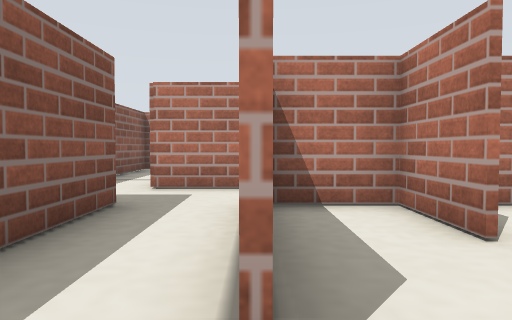
view 1 (above)

24 first-person views from a walk through a world built for the Player/Stage simulator. The camera is 0.08 m above the floor, tilts 2° down and sees 70° across. Floor lines are 1 m apart. The floor is counted in squares, 0.1 m on a side. Each view is taken from the middle of a square. On the plan, view 1 faces up. The plan holds only what a view shows up to about 11 squares ahead; the rest is blank. The robots in the file are not drawn.

view 2
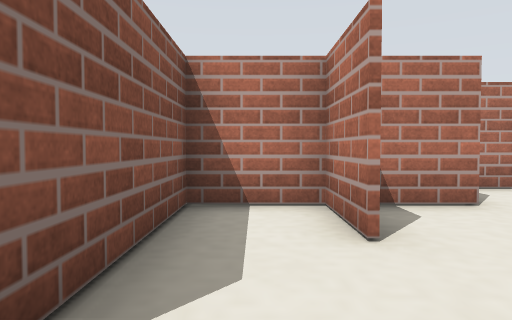

view 3
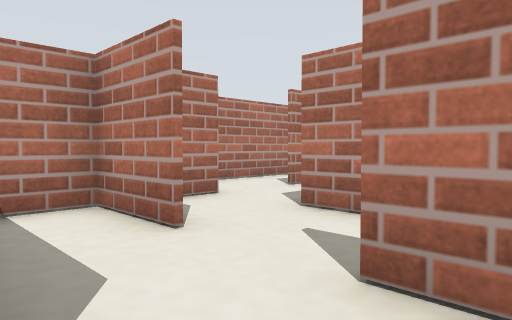

view 4
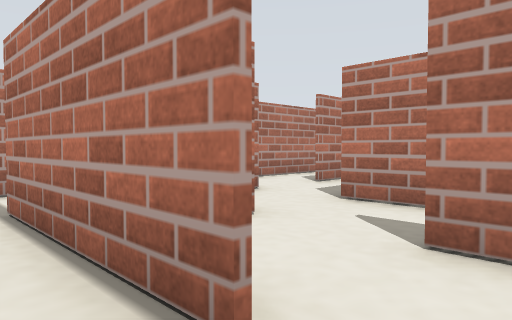

view 5
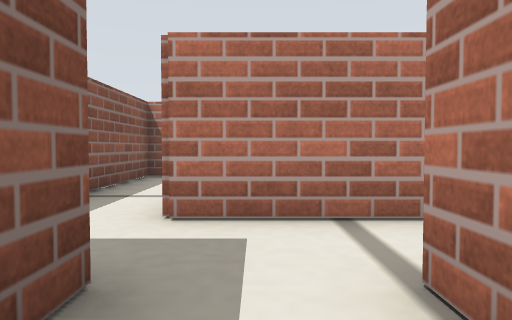

view 6
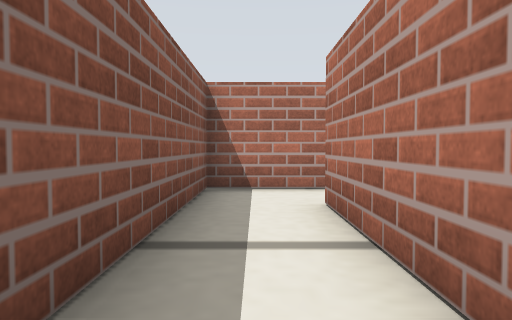

view 7
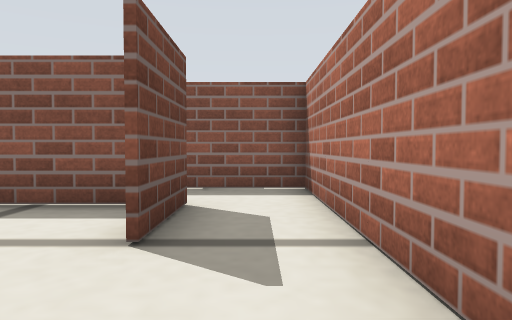

view 8
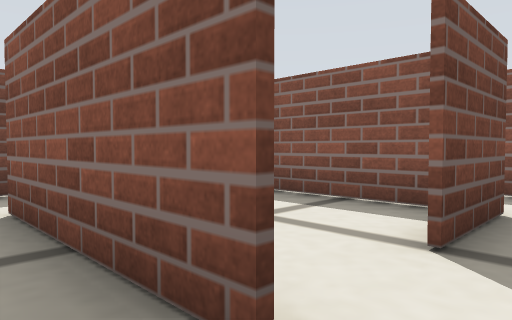

view 9
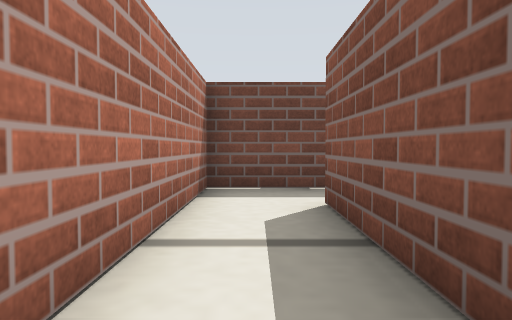

view 10
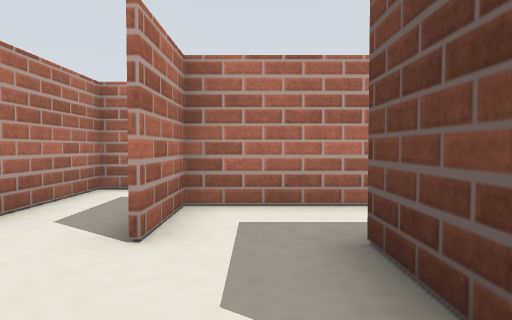

view 11
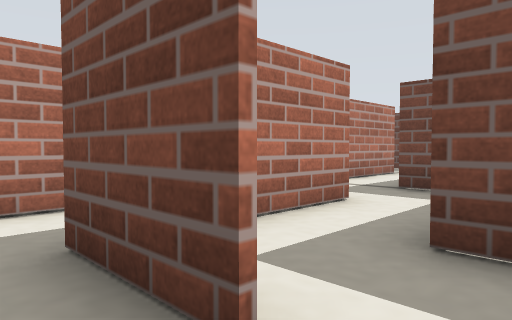

view 12
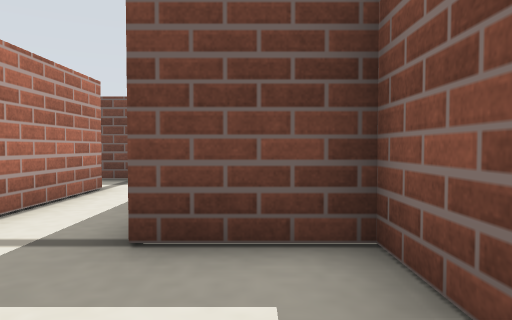

view 13
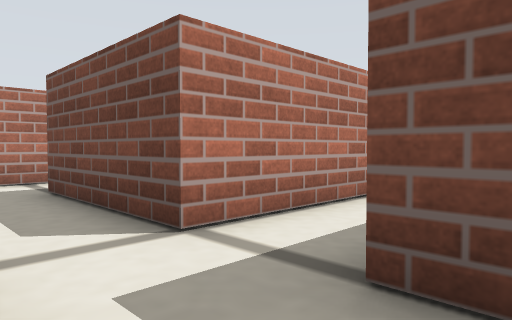

view 14
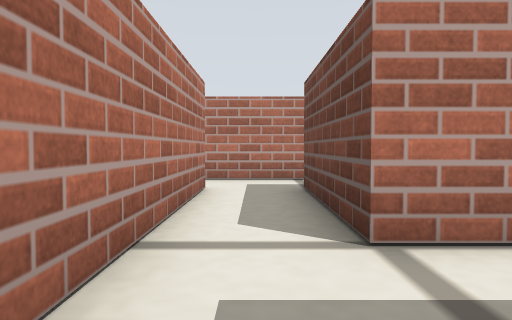

view 15
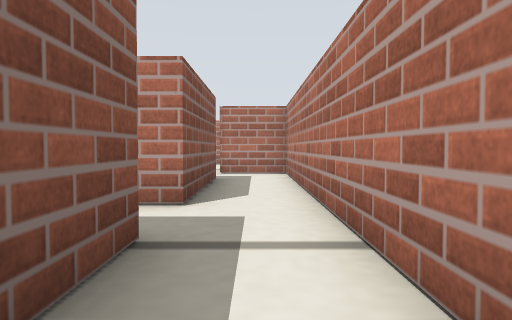

view 16
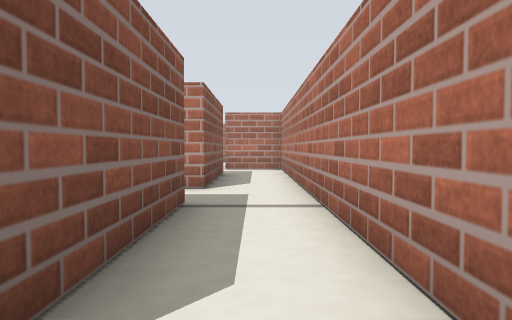

view 17
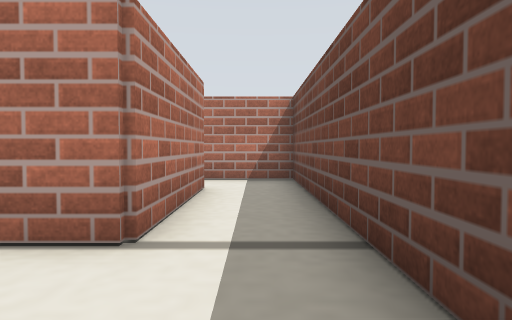

view 18
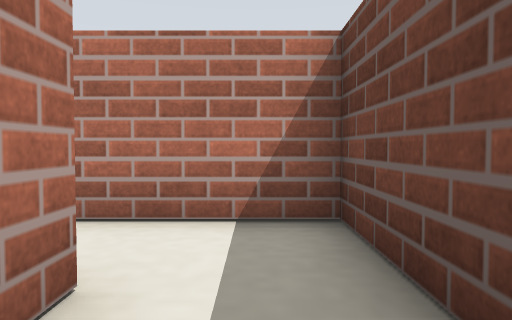

view 19
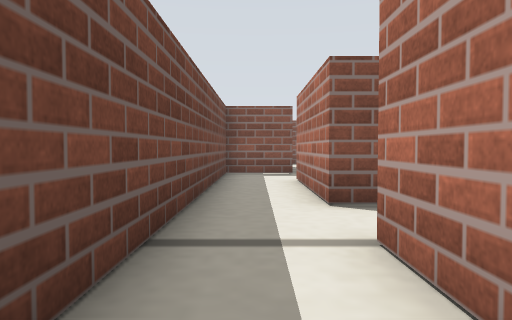

view 20
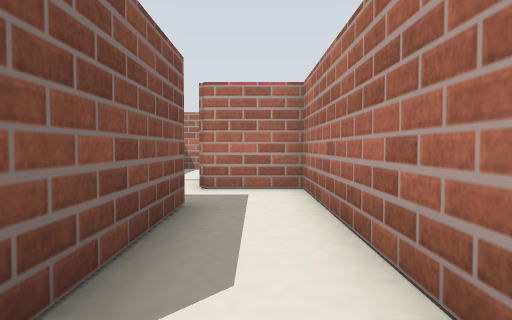

view 21
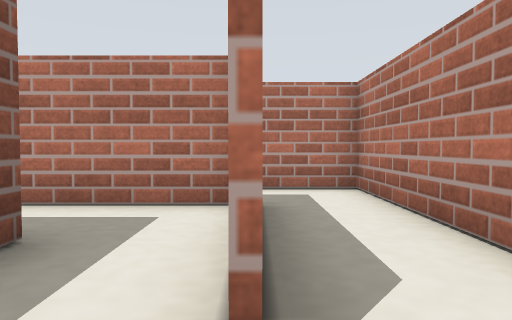

view 22
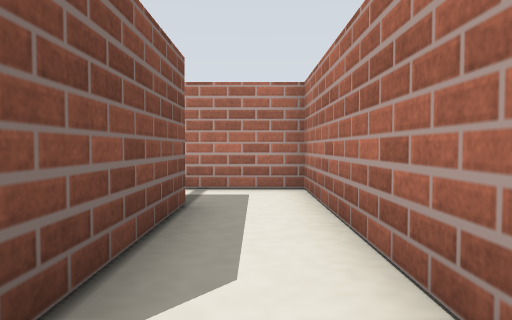

view 23
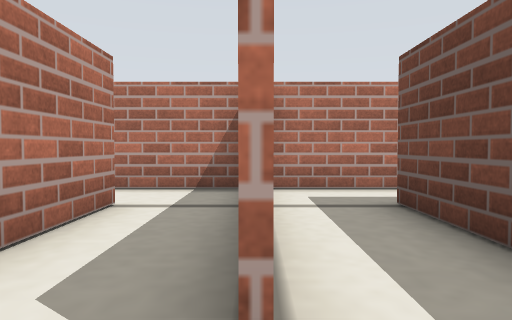

view 24
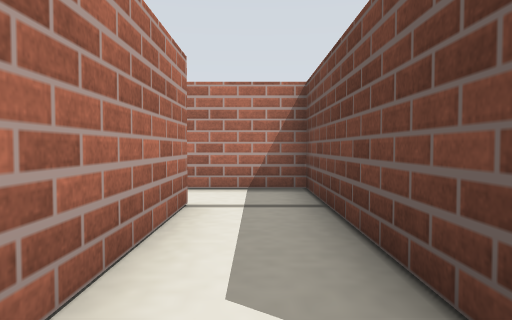

### Floor plan
Points are (right, up) in squares from view 1. A wall is a line through its corners. A room is listed if a view was taken in it or the views show most of it. See-through windows are left out.
Room 1 (views 1, 2, 3)
walls: (1.9, 3) (1.9, 5); (1.9, 0.2) (1.9, 1.1); (2.1, 5) (0.1, 5) (0.1, 1.2)
ways out: opening at (0, 0.5) to room 2; opening at (2, 2.5) to room 3
Room 2 (views 4, 5, 6, 7, 8, 9)
walls: (0.9, 7) (-2.1, 7); (-2, 7.2) (-2, 11) (0.1, 11); (-1.9, 10.2) (-1.9, 7.5); (1.6, 5.1) (3.9, 5.1) (3.9, 10.8); (-1.9, 5.1) (-1.9, 2.8); (2, 11.1) (2, 6.9); (1.8, 12.9) (-3.9, 12.9) (-3.9, 7.2); (0, 1) (0, 5.1)
ways out: opening at (0, 0.5) to room 1
Room 3 (views 10, 11, 12, 13, 14)
walls: (7.9, 1) (7.9, 5) (6, 5); (6, 0.8) (6, -0.9) (8.1, -0.9); (9.4, 1) (8.2, 1); (4.2, 3.1) (6.1, 3.1); (3.9, 1.8) (3.9, 3.1); (6, 5.1) (8.1, 5.1); (9.9, 4.4) (9.9, 7) (5.2, 7); (4.1, 5) (2.1, 5); (9.9, -2.6) (9.9, -0.9)
ways out: opening at (2, 2.5) to room 1; opening at (10.5, -2.2) to room 6
Room 4 (views 15, 16, 18, 19)
walls: (14.1, -5) (9.9, -5); (14, -3.6) (14, -4.6); (10.4, -6.9) (15.9, -6.9) (15.9, -3.4)
Room 5 (view 17)
walls: (2, -4.9) (2, -6.9) (9.4, -6.9); (8, -4.2) (8, -5) (4.1, -5); (9.9, -5) (9.9, -3.6)
Room 6 (views 20, 21, 22)
walls: (11.9, 3.2) (11.9, 7.6); (9.9, -0.9) (14, -0.9) (14, -3.6); (14, 5.1) (14, 1) (9.4, 1); (10, 7.1) (10, 3.4); (9.9, -3.6) (9.9, -2.6); (15.9, -3.4) (15.9, 7) (13.9, 7); (9.4, -6.9) (10.4, -6.9)
ways out: opening at (10.5, -2.2) to room 3; opening at (12, 7) to room 7
Room 7 (views 23, 24)
walls: (10.1, 10.9) (6.2, 10.9); (6.2, 9) (12, 9) (9.6, 9); (7.8, 7.1) (10, 7.1); (11.9, 7.6) (11.9, 11.8)
ways out: opening at (12, 7) to room 6; opening at (12, 11)

Positions as (right, up) in squares from view 1, and headings:
1: (0, 0), facing up
2: (1, 0), facing up
3: (0, 0), facing up-right
4: (-1, 0), facing up-right
5: (-1, 3), facing up
6: (-3, 6), facing up
7: (3, 12), facing left
8: (3, 12), facing down-left
9: (3, 12), facing down
10: (3, 4), facing right
11: (5, 6), facing down-right
12: (7, 2), facing down
13: (7, 1), facing down-right
14: (7, 0), facing right
15: (15, -4), facing up
16: (15, -6), facing up
17: (7, -6), facing right
18: (12, -6), facing right
19: (13, -6), facing left
20: (15, 0), facing up
21: (10, 2), facing up
22: (11, 2), facing up
23: (5, 9), facing right
24: (5, 10), facing right
